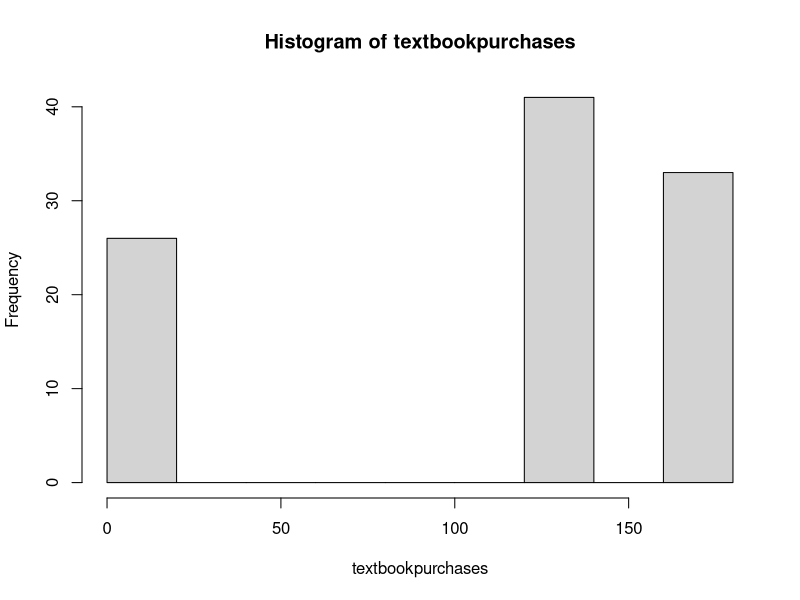
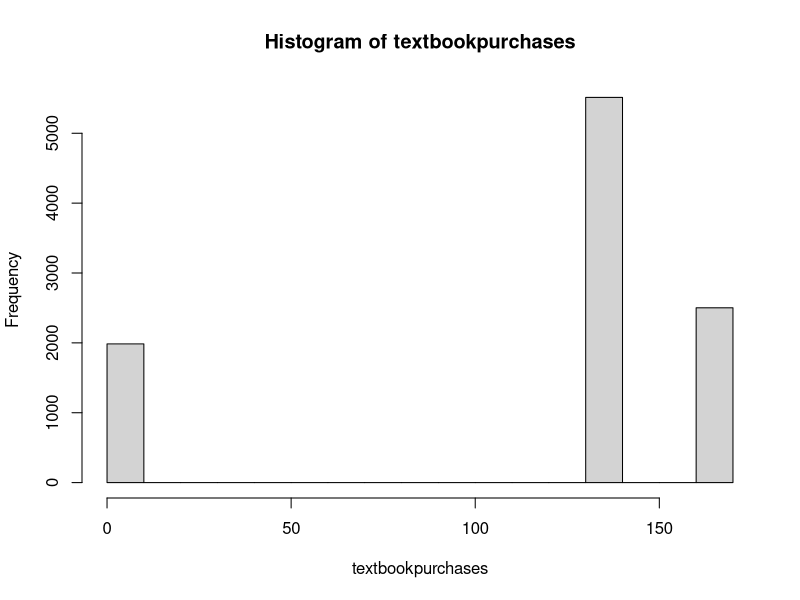
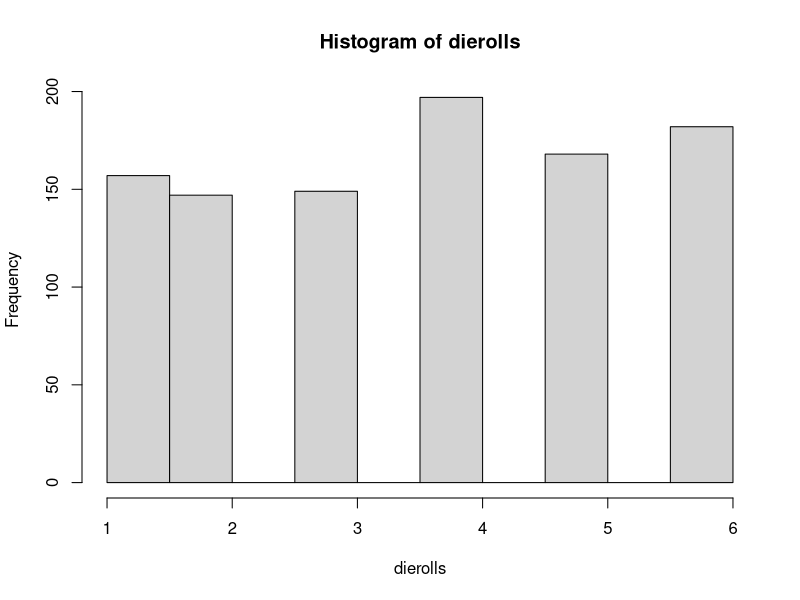
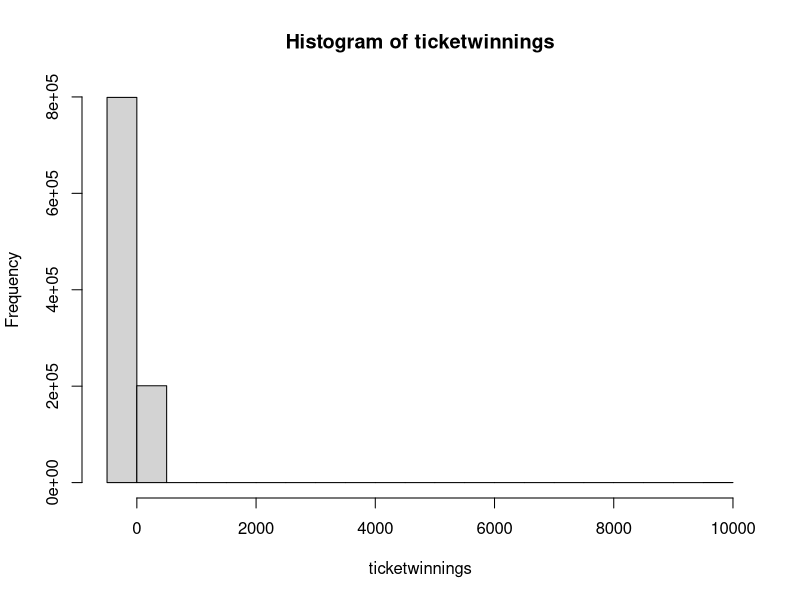

Recreate these plots in R, in order.
## ---- chunk 1
textbookpurchases = sample(c(0, 137, 170), 100, replace = TRUE, prob = c(0.2, 0.55, 0.25))
hist(textbookpurchases)
## ---- chunk 2
mean(textbookpurchases)
## ---- chunk 3
textbookpurchases = sample(c(0, 137, 170), 10000, replace = TRUE, prob = c(0.2, 0.55, 0.25))
hist(textbookpurchases)
mean(textbookpurchases)
## ---- chunk 4
dierolls = sample(c(1, 2, 3, 4, 5, 6), 1000, replace = TRUE, prob = c(1/6, 1/6, 1/6, 1/6, 1/6, 1/6))
hist(dierolls)
## ---- chunk 5
mean(dierolls)
var(dierolls)
## ---- chunk 6
ticketwinnings = sample(c(-2, 3, 98, 9998), 1000000, replace = TRUE, prob = c(0.7989, 0.2, 0.001, 0.0001))
hist(ticketwinnings)
## ---- chunk 7
mean(ticketwinnings) 
var(ticketwinnings) 
